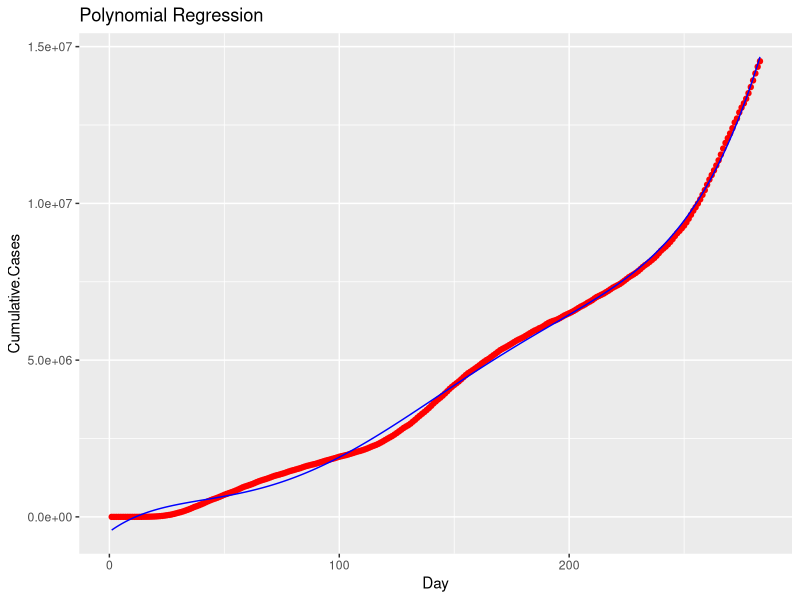

The R source for this figure:
# Import dataset
dataset = read.csv('Disease_Data.csv')

# Fitting Polynomial Regression to the whole dataset
dataset$Day2 = dataset$Day^2
regressor = lm(formula = Cumulative.Cases ~ .,
               data = dataset)

# Finding the optimal degree using p-value
dataset$Day3 = dataset$Day^3
regressor = lm(formula = Cumulative.Cases ~ .,
               data = dataset)
summary(regressor)

# There is no p-value above the significance level (0.05), so polynomial regression continues
dataset$Day4 = dataset$Day^4
regressor = lm(formula = Cumulative.Cases ~ .,
               data = dataset)
summary(regressor)

# There is no p-value above the significance level (0.05), so polynomial regression continues
dataset$Day5 = dataset$Day^5
regressor = lm(formula = Cumulative.Cases ~ .,
               data = dataset)
summary(regressor)

# There is no p-value above the significance level (0.05), so polynomial regression continues
# dataset$Day6 = dataset$Day^6
# regressor = lm(formula = Cumulative.Cases ~ .,
#                data = dataset)
# summary(regressor)
# Day's p-value (0.992620) is now above the significance level, so the previous degree (5) is optimal

# Visualizing the Polynomial Regression results
library(ggplot2)
ggplot() +
  geom_point(aes(x = dataset$Day, y = dataset$Cumulative.Cases),
             colour = 'red') +
  geom_line(aes(x = dataset$Day, y = predict(regressor, newdata = dataset)),
            colour = 'blue') +
  ggtitle('Polynomial Regression') +
  xlab('Day') +
  ylab('Cumulative.Cases')

# Printing a single prediction
newdata = data.frame(Day = 365,
                      Day2 = 365^2,
                      Day3 = 365^3,
                      Day4 = 365^4,
                      Day5 = 365^5
                     )

print(predict(regressor, newdata))
